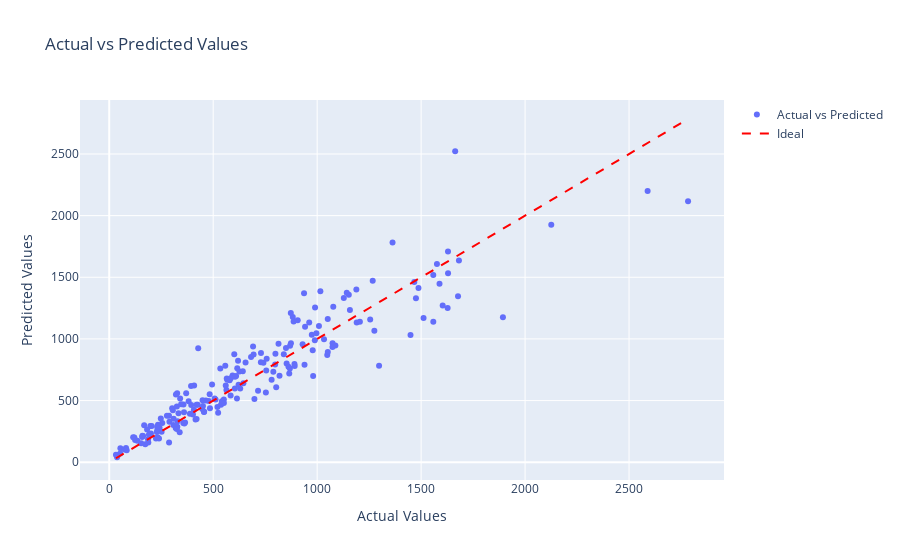

Source (notebook cell):
### Code cell
import pandas as pd
import plotly.express as px
import numpy as np
import plotly.graph_objects as go
from sklearn.preprocessing import StandardScaler
from sklearn.ensemble import RandomForestRegressor
from sklearn.model_selection import train_test_split
import warnings
import pickle

data = pd.read_csv("dynamic_pricing.csv")


# Calculate demand_multiplier based on percentile for high and low demand
high_demand_percentile = 75
low_demand_percentile = 25

data['demand_multiplier'] = np.where(data['Number_of_Riders'] > np.percentile(data['Number_of_Riders'], high_demand_percentile),
                                     data['Number_of_Riders'] / np.percentile(data['Number_of_Riders'], high_demand_percentile),
                                     data['Number_of_Riders'] / np.percentile(data['Number_of_Riders'], low_demand_percentile))

# Calculate supply_multiplier based on percentile for high and low supply
high_supply_percentile = 75
low_supply_percentile = 25

data['supply_multiplier'] = np.where(data['Number_of_Drivers'] > np.percentile(data['Number_of_Drivers'], low_supply_percentile),
                                     np.percentile(data['Number_of_Drivers'], high_supply_percentile) / data['Number_of_Drivers'],
                                     np.percentile(data['Number_of_Drivers'], low_supply_percentile) / data['Number_of_Drivers'])

# Define price adjustment factors for high and low demand/supply
demand_threshold_high = 1.2  # Higher demand threshold
demand_threshold_low = 0.8  # Lower demand threshold
supply_threshold_high = 0.8  # Higher supply threshold
supply_threshold_low = 1.2  # Lower supply threshold

# Calculate adjusted_ride_cost for dynamic pricing
data['adjusted_ride_cost'] = data['Historical_Cost_of_Ride'] * (
    np.maximum(data['demand_multiplier'], demand_threshold_low) *
    np.maximum(data['supply_multiplier'], supply_threshold_high)
)


# Calculate the profit percentage for each ride
data['profit_percentage'] = ((data['adjusted_ride_cost'] - data['Historical_Cost_of_Ride']) / data['Historical_Cost_of_Ride']) * 100
# Identify profitable rides where profit percentage is positive
profitable_rides = data[data['profit_percentage'] > 0]

# Identify loss rides where profit percentage is negative
loss_rides = data[data['profit_percentage'] < 0]

# Calculate the count of profitable and loss rides
profitable_count = len(profitable_rides)
loss_count = len(loss_rides)

# Create a donut chart to show the distribution of profitable and loss rides
labels = ['Profitable Rides', 'Loss Rides']
values = [profitable_count, loss_count]

def data_preprocessing_pipeline(data):
    #Identify numeric and categorical features
    numeric_features = data.select_dtypes(include=['float', 'int']).columns
    categorical_features = data.select_dtypes(include=['object']).columns

    #Handle missing values in numeric features
    data[numeric_features] = data[numeric_features].fillna(data[numeric_features].mean())

    #Detect and handle outliers in numeric features using IQR
    for feature in numeric_features:
        Q1 = data[feature].quantile(0.25)
        Q3 = data[feature].quantile(0.75)
        IQR = Q3 - Q1
        lower_bound = Q1 - (1.5 * IQR)
        upper_bound = Q3 + (1.5 * IQR)
        data[feature] = np.where((data[feature] < lower_bound) | (data[feature] > upper_bound),
                                 data[feature].mean(), data[feature])

    #Handle missing values in categorical features
    data[categorical_features] = data[categorical_features].fillna(data[categorical_features].mode().iloc[0])

    return data

data["Vehicle_Type"] = data["Vehicle_Type"].map({"Premium": 1,
                                                 "Economy": 0})

#splitting data

x = np.array(data[["Number_of_Riders", 
                   "Number_of_Drivers", 
                   "Vehicle_Type", 
                   "Expected_Ride_Duration"]])
y = np.array(data[["adjusted_ride_cost"]])

x_train, x_test, y_train, y_test = train_test_split(x,
                                                    y,
                                                    test_size=0.2,
                                                    random_state=42)

# Reshape y to 1D array
y_train = y_train.ravel()
y_test = y_test.ravel()

# Training a random forest regression model

model = RandomForestRegressor()
model.fit(x_train, y_train)

def get_vehicle_type_numeric(vehicle_type):
    vehicle_type_mapping = {
        "Premium": 1,
        "Economy": 0
    }
    vehicle_type_numeric = vehicle_type_mapping.get(vehicle_type)
    return vehicle_type_numeric
  
# Predicting using user input values
def predict_price(number_of_riders, number_of_drivers, vehicle_type, Expected_Ride_Duration):
    vehicle_type_numeric = get_vehicle_type_numeric(vehicle_type)
    if vehicle_type_numeric is None:
        raise ValueError("Invalid vehicle type")
    
    input_data = np.array([[number_of_riders, 
                            number_of_drivers, 
                            vehicle_type_numeric, 
                            Expected_Ride_Duration]])
    predicted_price = model.predict(input_data)
    return predicted_price

# Example prediction using user input values
user_number_of_riders = 50
user_number_of_drivers = 25
user_vehicle_type = "Economy"
Expected_Ride_Duration = 30
predicted_price = predict_price(user_number_of_riders,
                                user_number_of_drivers,
                                user_vehicle_type,
                                Expected_Ride_Duration)
print("Predicted price:", predicted_price)

# Predict on the test set
y_pred = model.predict(x_test)

# Create a scatter plot with actual vs predicted values
fig = go.Figure()

fig.add_trace(go.Scatter(
    x=y_test.flatten(),
    y=y_pred,
    mode='markers',
    name='Actual vs Predicted'
))

# Add a line representing the ideal case
fig.add_trace(go.Scatter(
    x=[min(y_test.flatten()), max(y_test.flatten())],
    y=[min(y_test.flatten()), max(y_test.flatten())],
    mode='lines',
    name='Ideal',
    line=dict(color='red', dash='dash')
))

fig.update_layout(
    title='Actual vs Predicted Values',
    xaxis_title='Actual Values',
    yaxis_title='Predicted Values',
    showlegend=True,
)

fig.show()

pickle.dump(model,open('model.pk1','wb'))
model=pickle.load(open('model.pk1','rb'))

### Figure 1 — Plotly figure (JSON) as saved in the notebook; plotly's stock layout.template omitted (floating-point values rounded to 4 significant figures; data arrays with more than 128 entries replaced by an {"elided": "..."} marker saying what was removed)
{"data": [{"mode": "markers", "name": "Actual vs Predicted", "type": "scatter", "x": {"elided": "200 float values"}, "y": {"elided": "200 float values"}}, {"line": {"color": "red", "dash": "dash"}, "mode": "lines", "name": "Ideal", "type": "scatter", "x": [32.35, 2784.0], "y": [32.35, 2784.0]}], "layout": {"autosize": true, "showlegend": true, "title": {"text": "Actual vs Predicted Values"}, "xaxis": {"autorange": true, "range": [-145.6, 2962.0], "title": {"text": "Actual Values"}, "type": "linear"}, "yaxis": {"autorange": true, "range": [-180.6, 2940.0], "title": {"text": "Predicted Values"}, "type": "linear"}}}
